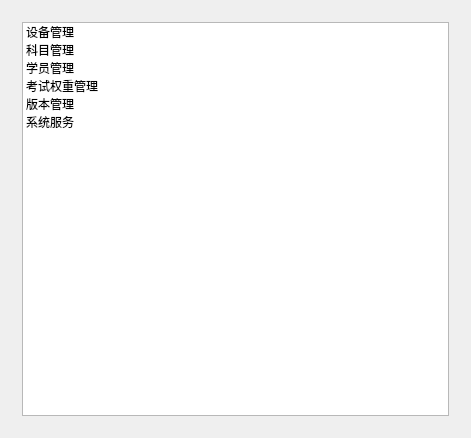
<?xml version="1.0" encoding="UTF-8"?>
<ui version="4.0">
 <class>SystemWidget</class>
 <widget class="QWidget" name="SystemWidget">
  <property name="geometry">
   <rect>
    <x>0</x>
    <y>0</y>
    <width>471</width>
    <height>438</height>
   </rect>
  </property>
  <property name="windowTitle">
   <string>SystemWidget</string>
  </property>
  <layout class="QHBoxLayout" name="horizontalLayout" stretch="0">
   <item>
    <widget class="QWidget" name="widget" native="true">
     <layout class="QVBoxLayout" name="verticalLayout">
      <item>
       <widget class="QListWidget" name="listWidget">
        <item>
         <property name="text">
          <string>设备管理</string>
         </property>
        </item>
        <item>
         <property name="text">
          <string>科目管理</string>
         </property>
        </item>
        <item>
         <property name="text">
          <string>学员管理</string>
         </property>
        </item>
        <item>
         <property name="text">
          <string>考试权重管理</string>
         </property>
        </item>
        <item>
         <property name="text">
          <string>版本管理</string>
         </property>
        </item>
        <item>
         <property name="text">
          <string>系统服务</string>
         </property>
        </item>
       </widget>
      </item>
     </layout>
    </widget>
   </item>
  </layout>
 </widget>
 <layoutdefault spacing="6" margin="11"/>
 <resources/>
 <connections/>
</ui>
